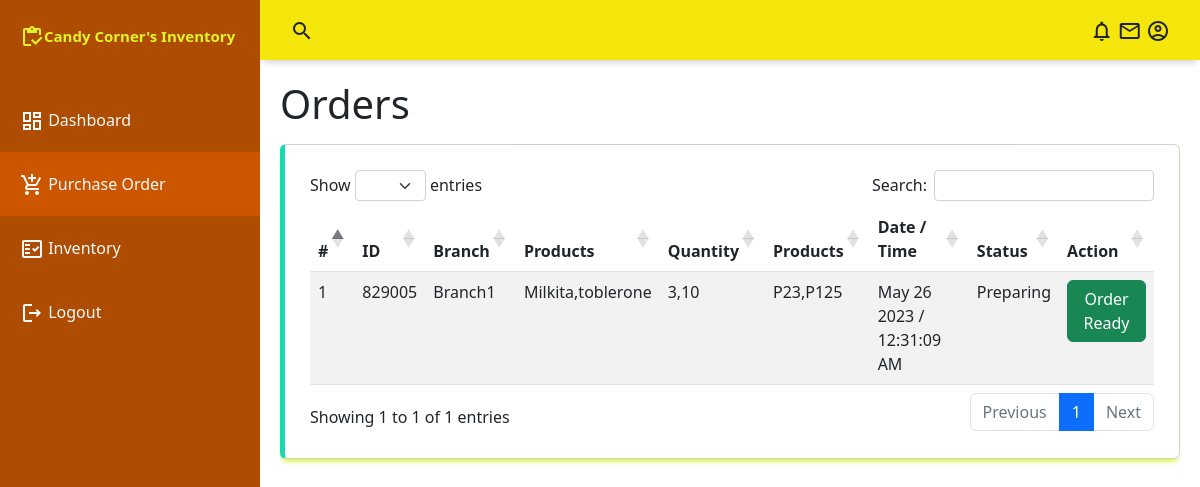
/checker/orders.php, run on the app's committed database.
### tables this page shows
CREATE TABLE `orders` (
  `order_id` int(255) NOT NULL,
  `order_united_id` int(255) NOT NULL,
  `order_product_id` int(255) NOT NULL,
  `order_quantity` int(11) NOT NULL,
  `order_date` datetime NOT NULL DEFAULT current_timestamp(),
  `order_status` int(11) NOT NULL DEFAULT 0,
  `order_user_id` int(11) NOT NULL
);

CREATE TABLE `users` (
  `u_id` int(255) NOT NULL,
  `u_email` text NOT NULL,
  `u_password` text NOT NULL,
  `u_name` text NOT NULL,
  `u_type` int(255) NOT NULL DEFAULT 0,
  `u_status` int(255) NOT NULL DEFAULT 0
);

### conn/config.php (called while the page is built, shortened)
<?php
	class db_connect{
		public $host = db_host;
		public $user = db_user;
		public $pass = db_pass;
		public $name = db_name;
		public function connect(){
			$this->conn = new mysqli($this->host, $this->user, $this->pass, $this->name);
		}
	}
	function statusReport($status){
		if($status == 0){
			return "Pending";
		}else if($status==1){
			return "Rejected";
		}else if($status==2){
			return "Preparing";
		}else if($status==3){
			return "Waiting for delivery";
		}else if($status==4){
			return "On the way";
		}else if($status==5){
			return "Delivered";
		}
	}
?>

### conn/class.php (called while the page is built, shortened)
<?php
	require_once'config.php';
	class db_class extends db_connect{
		public function CheckerSelectOrders(){
			$query=$this->conn->prepare("SELECT *,
			GROUP_CONCAT(prod_name SEPARATOR ',') as grp_prodname,
			GROUP_CONCAT(' -> ', prod_name,' -> ', order_quantity SEPARATOR ',') as grp_order,
			GROUP_CONCAT(prod_id SEPARATOR ',') as grp_prodid,
			GROUP_CONCAT(order_quantity SEPARATOR ',') as grp_quantity,
			GROUP_CONCAT(prod_price SEPARATOR ',') as grp_price,
			GROUP_CONCAT('P',prod_price SEPARATOR ',') as grp_prices,
			DATE_FORMAT(order_date, '%M %d %Y /  %h:%i:%s %p ') as order_date
			FROM `orders` as a
			LEFT JOIN products as b
			ON a.order_product_id = b.prod_id
			LEFT JOIN category as c
			ON b.prod_category = c.category_id
			LEFT JOIN users as d
            ON a.order_user_id = d.u_id
			WHERE order_status=2
			GROUP BY order_united_id") or die($this->conn->error);
			if($query->execute()){
				$result = $query->get_result();
				return $result;
			}
		}
	}
?>

### checker/orders.php (the view, shortened to what this page needs)
<?php
include("../conn/class.php");
$db=new db_class();
include("include/navbar.php");
include("include/sidebar.php");
?>
    <main class="main-container" style="z-index:2">
        <div class="fluid-container">
            <h1 class="mb-3">Orders</h1>
            <div class="table-responsive card">
                <table id="example" class="table table-striped" style="width:100%">
                    <thead>
                        <tr>
                            <th>#</th>
                            <th>ID</th>
                            <th>Branch</th>
                            <th>Products</th>
                            <th>Quantity</th>
                            <th>Products</th>
                            <th>Date / Time</th>
                            <th>Status</th>
                            <th>Action</th>
                        </tr>
                    </thead>
                    <tbody id="tbody">
                       <?php
                        $result= $db->CheckerSelectOrders();
                        $i=1;
                        while($row=$result->fetch_array()){
                            $status = $row['order_status'];
                            $id = $row['order_united_id'];
                            $user_id = $row['order_user_id'];
                            $qty = $row['grp_quantity'];
                            $prod_id = $row['grp_prodid'];
                            $action="";
                            if($status==2){
                                $change = status($id,$user_id,3,'Order Ready',$prod_id,$qty);
                                $action = $change;
                            }
                            $status = statusReport($row['order_status']);
                            echo
                            '<tr>
                                <td>'.$i.'</td>
                                <td>'.$id.'</td>
                                <td>'.ucfirst($row['u_name']).'</td>
                                <td>'.ucfirst($row['grp_prodname']).'</td>
                                <td>'.ucfirst($row['grp_quantity']).'</td>
                                <td>'.ucfirst($row['grp_prices']).'</td>
                                <td>'.ucfirst($row['order_date']).'</td>
                                <td>'.$status.'</td>
                                <td>
                                    '.$action.'
                                </td>
                            </tr>';
                            $i++;
                        }
                       ?>
                    </tbody>
                </table>
            </div>
        </div>
    </main>
<?php
function status($id,$user_id,$status,$text,$prod_id,$qty){
    if($status==3){
        return '<a class="btn btn-success" href="controller/action.php?id='.$id.'&status='.$status.'&user='.$user_id.'" >'.ucfirst($text).'</a> ';
    }
}
?>

### checker/assets/css/style.css (style rules this page uses)
body { margin: 0; padding: 0; box-sizing: border-box; background-color: #f1f2f4; color: #666666; font-family: "Montserrat", sans-serif; }
.main-container { grid-area: main; overflow-y: auto; padding: 20px 20px; }
.card { display: flex; flex-direction: column; justify-content: space-around; padding: 25px; background-color: #ded2d2; box-sizing: border-box; border: 1px solid #d2d2d3; border-radius: 5px; box-shadow: 0 5px 5px -3px rgba(205, 247, 18, 0.973); }
.card:nth-child(2) { border-left: 5px solid rgb(24, 218, 173); }

### data on the page
orders: order_united "829005", users.u_name "Branch1", grp_prodname "Milkita,toblerone", grp_quantity "3,10", grp_prices "P23,P125", order_date "May 26 2023 / 12:31:09 AM", order_status "Preparing"
